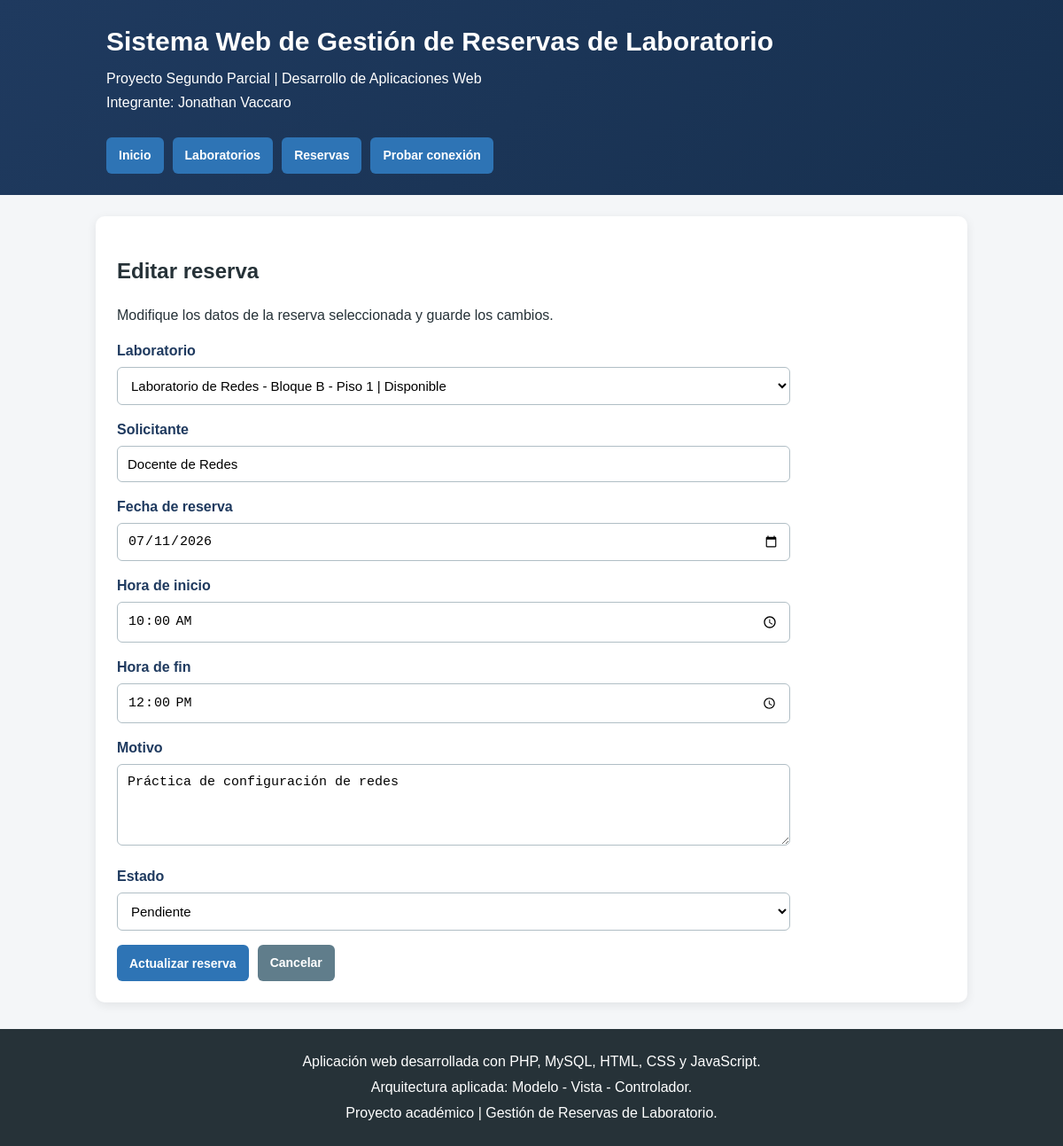
Screenshot of /index.php?controller=reservas&action=editar&id=2 with the database file from the repository.
### tables this page shows
CREATE TABLE reservas (
    id INT AUTO_INCREMENT PRIMARY KEY,
    laboratorio_id INT NOT NULL,
    solicitante VARCHAR(120) NOT NULL,
    fecha_reserva DATE NOT NULL,
    hora_inicio TIME NOT NULL,
    hora_fin TIME NOT NULL,
    motivo TEXT NOT NULL,
    estado ENUM('Pendiente', 'Aprobada', 'Cancelada') NOT NULL DEFAULT 'Pendiente',
    fecha_creacion TIMESTAMP DEFAULT CURRENT_TIMESTAMP,
    fecha_actualizacion TIMESTAMP DEFAULT CURRENT_TIMESTAMP ON UPDATE CURRENT_TIMESTAMP,

    CONSTRAINT fk_reservas_laboratorios
        FOREIGN KEY (laboratorio_id)
        REFERENCES laboratorios(id)
        ON UPDATE CASCADE
        ON DELETE RESTRICT
);

CREATE TABLE laboratorios (
    id INT AUTO_INCREMENT PRIMARY KEY,
    nombre VARCHAR(100) NOT NULL,
    ubicacion VARCHAR(150) NOT NULL,
    capacidad INT NOT NULL,
    estado ENUM('Disponible', 'Mantenimiento', 'Inactivo') NOT NULL DEFAULT 'Disponible',
    fecha_creacion TIMESTAMP DEFAULT CURRENT_TIMESTAMP,
    fecha_actualizacion TIMESTAMP DEFAULT CURRENT_TIMESTAMP ON UPDATE CURRENT_TIMESTAMP
);

### app/controllers/ReservaController.php (called while the page is built, shortened)
<?php
require_once __DIR__ . "/../models/Reserva.php";
class ReservaController
{
    private Reserva $modelo;
    public function __construct()
    {
        $this->modelo = new Reserva();
    }
    public function editar(): void
    {
        $id = (int) ($_GET["id"] ?? 0);
        $reserva = $this->modelo->obtenerPorId($id);
        $laboratorios = $this->modelo->listarLaboratoriosParaFormulario((int) $reserva["laboratorio_id"]);
        cargarVista("reservas/editar", [
            "titulo" => "Editar Reserva",
            "errores" => [],
            "reserva" => $reserva,
            "laboratorios" => $laboratorios
        ]);
    }
}

### config/conexion.php (called while the page is built, shortened)
<?php
class Conexion
{
    private static string $host = "127.0.0.1";
    private static string $baseDatos = "bd_reservas_laboratorio";
    private static string $usuario = "root";
    private static string $clave = "";
    private static int $puerto = 3307;
    public static function conectar(): mysqli
    {
        $conexion = new mysqli(
            self::$host,
            self::$usuario,
            self::$clave,
            self::$baseDatos,
            self::$puerto
        );
        $conexion->set_charset("utf8mb4");
        return $conexion;
    }
}

### app/models/Reserva.php (called while the page is built, shortened)
<?php
require_once __DIR__ . "/../../config/conexion.php";
class Reserva
{
    private mysqli $conexion;
    public function __construct()
    {
        $this->conexion = Conexion::conectar();
    }
    public function obtenerPorId(int $id): ?array
    {
        $sql = "SELECT
                    id,
                    laboratorio_id,
                    solicitante,
                    fecha_reserva,
                    hora_inicio,
                    hora_fin,
                    motivo,
                    estado
                FROM reservas
                WHERE id = ?";
        $stmt = $this->conexion->prepare($sql);
        $stmt->bind_param("i", $id);
        $stmt->execute();
        $resultado = $stmt->get_result();
        $reserva = $resultado->fetch_assoc();
        return $reserva ?: null;
    }
    public function listarLaboratoriosParaFormulario(?int $laboratorioActualId = null): array
    {
        if ($laboratorioActualId !== null && $laboratorioActualId > 0) {
            $sql = "SELECT id, nombre, ubicacion, estado
                    FROM laboratorios
                    WHERE estado = 'Disponible' OR id = ?
                    ORDER BY nombre ASC";
            $stmt = $this->conexion->prepare($sql);
            $stmt->bind_param("i", $laboratorioActualId);
            $stmt->execute();
            $resultado = $stmt->get_result();
            return $resultado->fetch_all(MYSQLI_ASSOC);
        }
        $sql = "SELECT id, nombre, ubicacion, estado
                FROM laboratorios
                WHERE estado = 'Disponible'
                ORDER BY nombre ASC";
        $resultado = $this->conexion->query($sql);
        return $resultado->fetch_all(MYSQLI_ASSOC);
    }
}

### app/views/reservas/editar.php (the view, shortened to what this page needs)
<section class="tarjeta">
    <h2>Editar reserva</h2>
    <p>
        Modifique los datos de la reserva seleccionada y guarde los cambios.
    </p>
    <form class="formulario"
          method="POST"
          action="index.php?controller=reservas&action=actualizar"
          onsubmit="return validarFormularioReserva();">
        <div class="campo">
            <label for="laboratorio_id">Laboratorio</label>
            <select id="laboratorio_id" name="laboratorio_id" required>
                <?php foreach ($laboratorios as $laboratorio): ?>
                    <option value="<?= htmlspecialchars($laboratorio["id"]) ?>"
                        <?= ((string) ($reserva["laboratorio_id"] ?? "") === (string) $laboratorio["id"]) ? "selected" : "" ?>>
                        <?= htmlspecialchars($laboratorio["nombre"]) ?>
                        -
                    </option>
                <?php endforeach; ?>
            </select>
        </div>
        <div class="campo">
            <label for="solicitante">Solicitante</label>
            <input
                type="text"
                id="solicitante"
                name="solicitante"
                maxlength="120"
                required
                value="<?= htmlspecialchars($reserva["solicitante"] ?? "") ?>">
        </div>
        <div class="campo">
            <label for="fecha_reserva">Fecha de reserva</label>
            <input
                type="date"
                id="fecha_reserva"
                name="fecha_reserva"
                min="<?= date('Y-m-d') ?>"
                required
                value="<?= htmlspecialchars($reserva["fecha_reserva"] ?? "") ?>">
        </div>
        <div class="campo">
            <label for="hora_inicio">Hora de inicio</label>
            <input
                type="time"
                id="hora_inicio"
                name="hora_inicio"
                required
                value="<?= htmlspecialchars(substr($reserva["hora_inicio"] ?? "", 0, 5)) ?>">
        </div>
        <div class="campo">
            <label for="hora_fin">Hora de fin</label>
            <input
                type="time"
                id="hora_fin"
                name="hora_fin"
                required
                value="<?= htmlspecialchars(substr($reserva["hora_fin"] ?? "", 0, 5)) ?>">
        </div>
        <div class="campo">
            <label for="motivo">Motivo</label>
            <textarea
                id="motivo"
                name="motivo"
                rows="4"
                 maxlength="500"
                required><?= htmlspecialchars($reserva["motivo"] ?? "") ?></textarea>
        </div>
        <div class="campo">
            <label for="estado">Estado</label>
            <select id="estado" name="estado" required>
                <option value="Pendiente" <?= (($reserva["estado"] ?? "") === "Pendiente") ? "selected" : "" ?>>
                    Pendiente
                </option>
            </select>
        </div>
        <div class="acciones">
            <button type="submit">Actualizar reserva</button>
            <a class="boton boton-secundario" href="index.php?controller=reservas&action=index">
                Cancelar
            </a>
        </div>
    </form>
</section>

### public/css/estilos.css (style rules this page uses)
* { box-sizing: border-box; }
body { margin: 0; font-family: Arial, Helvetica, sans-serif; background: #f4f6f8; color: #263238; line-height: 1.5; }
.menu a, .boton, button { display: inline-block; background: #2e74b5; color: white; border: none; text-decoration: none; padding: 10px 14px; border-radius: 6px; cursor: pointer; font-weight: bold; font-size: 14px; transition: background 0.2s ease, transform 0.1s ease; }
.boton-secundario { background: #607d8b; }
.tarjeta { background: white; margin-bottom: 20px; padding: 24px; border-radius: 10px; box-shadow: 0 3px 12px rgba(0,0,0,0.08); }
.acciones { display: flex; gap: 10px; flex-wrap: wrap; margin-top: 16px; }
.formulario { max-width: 760px; }
.campo { margin-bottom: 16px; }
.campo label { display: block; margin-bottom: 6px; font-weight: bold; color: #1f3a5f; }
.campo input, .campo select, .campo textarea { width: 100%; padding: 11px; border: 1px solid #b0bec5; border-radius: 6px; font-size: 15px; background: white; }
.campo textarea { resize: vertical; }

### rows the page displays
reservas: laboratorio_id "Laboratorio de Redes - Bloque B - Piso 1 | Disponible", solicitante "Docente de Redes", fecha_reserva "07/11/2026", hora_inicio "10:00", hora_fin "12:00", motivo "Práctica de configuración de redes", estado "Pendiente"
